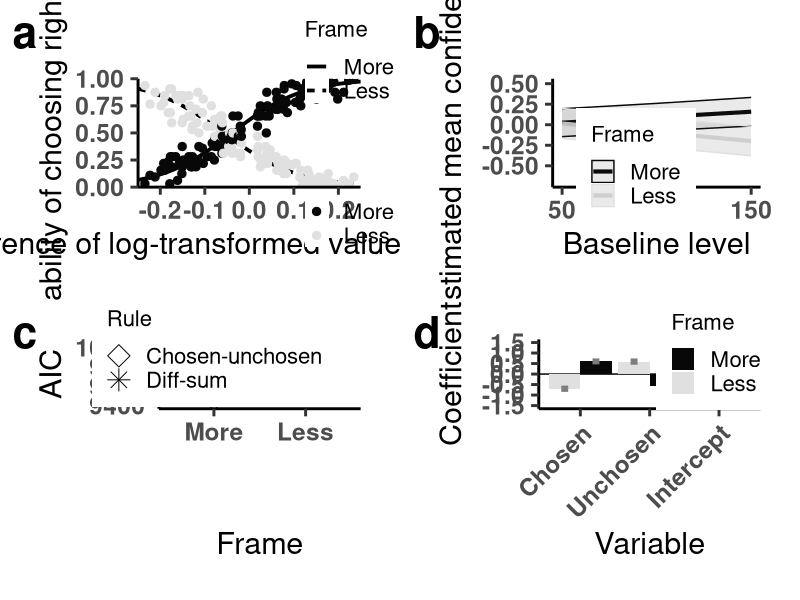
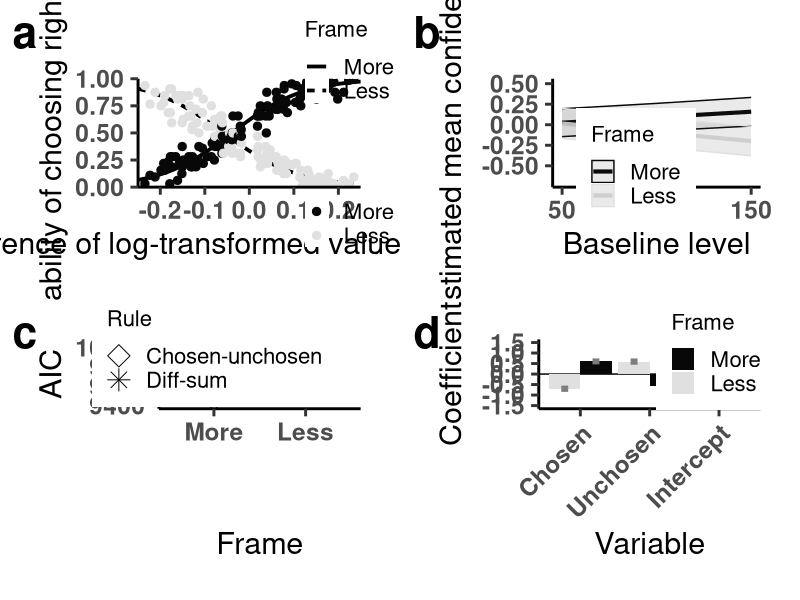
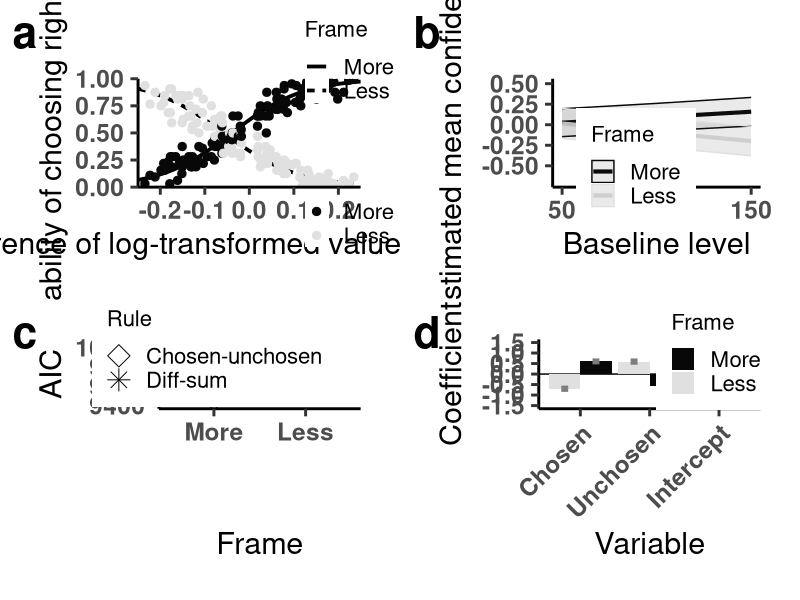

These figures' R source, in order:
# Import library
library(tidyverse)
library(lme4)
library(lmerTest)
library(car)
library(cowplot)
library(ggeffects)

# Import data (variables are standardized)
df <- read.csv("DataPerceptualFramingNotebook.csv", header = TRUE)
df <- mutate(df, LogDiff = log(absDV), LogTot = log(TotVal), 
             ValCh = if_else(ChosenITM == 0, LValue, RValue), 
             ValUnCh = if_else(ChosenITM == 0, RValue, LValue), 
             LogChVal = log(ValCh), LogUnChVal = log(ValUnCh), 
             Corr = if_else((ValCh > ValUnCh & BlockCond == "MORE" | ValCh < ValUnCh & BlockCond == "LESS"), 1, 0))
df <- mutate(df, Baseline = if_else(TotVal <= 110, 0.1, if_else(TotVal <= 176, 0.2, 0.3)))
df$LogDiff <- scale(df$LogDiff)
df$LogTot <- scale(df$LogTot)
df$LogChVal <- scale(df$LogChVal)
df$LogUnChVal <- scale(df$LogUnChVal)
df$Conf <- scale(df$Conf)
df <- mutate(df, id = Part)
df <- mutate(df, DiffRL = RValue - LValue, LogDiffRL = log(RValue) - log(LValue))
df_more <- filter(df, BlockCond == "MORE")
df_less <- filter(df, BlockCond == "LESS")
################################################################################
# Choice probability
fit_choice <- glmer(ChosenITM ~ LogDiffRL * BlockCond + 
                      (LogDiffRL + BlockCond|id), data = df, 
                    family = "binomial", 
                    control = glmerControl(optimizer = "bobyqa"))
summary(fit_choice)
Anova(fit_choice)
coef_choice <- as.data.frame(summary(fit_choice)$coef[-1, ])
p.adjust(coef_choice$Pr, method = "bonferroni")

# Accuracy
fit_corr <- glmer(Corr ~ LogDiff + Baseline + BlockCond + 
                    LogDiff:Baseline + Baseline:BlockCond + BlockCond:LogDiff + 
                    (LogDiff + Baseline + BlockCond|id), data = df, 
                  family = "binomial", 
                  control = glmerControl(optimizer = "bobyqa"))
summary(fit_corr)
Anova(fit_corr)
p.adjust(Anova(fit_corr)$Pr, method = "bonferroni")

# Confidence
fit_conf <- lmer(Conf ~ Baseline * BlockCond + (Baseline + BlockCond|id), 
                 data = df, REML = F, control = lmerControl(optimizer = "bobyqa"))
summary(fit_conf)
Anova(fit_conf)
coef_conf <- as.data.frame(summary(fit_conf)$coef[-1, ])
p.adjust(coef_conf$Pr, method = "bonferroni")

# Model comparison
## More frame
### No random slopes
m1_randi <- lmer(Conf ~ LogDiff + (1|id), data = df_more, REML = F, 
                 control = lmerControl(optimizer = "bobyqa"))
m2_randi <- lmer(Conf ~ LogTot + (1|id), data = df_more, REML = F, 
                 control = lmerControl(optimizer = "bobyqa"))
m3_randi <- lmer(Conf ~ LogDiff + LogTot + (1|id), data = df_more, REML = F, 
                 control = lmerControl(optimizer = "bobyqa"))
m4_randi <- lmer(Conf ~ LogDiff * LogTot + (1|id), data = df_more, REML = F, 
                 control = lmerControl(optimizer = "bobyqa"))
m5_randi <- lmer(Conf ~ LogChVal + (1|id), data = df_more, REML = F, 
                 control = lmerControl(optimizer = "bobyqa"))
m6_randi <- lmer(Conf ~ LogUnChVal + (1|id), data = df_more, REML = F, 
                 control = lmerControl(optimizer = "bobyqa"))
m7_randi <- lmer(Conf ~ LogChVal + LogUnChVal + (1|id), data = df_more, REML = F, 
                 control = lmerControl(optimizer = "bobyqa"))
m8_randi <- lmer(Conf ~ LogChVal * LogUnChVal + (1|id), data = df_more, REML = F, 
                 control = lmerControl(optimizer = "bobyqa"))

### Random slopes
m1_rands <- lmer(Conf ~ LogDiff + (1 + LogDiff|id), data = df_more, REML = F, 
                 control = lmerControl(optimizer = "bobyqa"))
m2_rands <- lmer(Conf ~ LogTot + (1 + LogTot|id), data = df_more, REML = F, 
                 control = lmerControl(optimizer = "bobyqa"))
m3_rands <- lmer(Conf ~ LogDiff + LogTot + (1 + LogDiff + LogTot|id), 
                 data = df_more, REML = F, 
                 control = lmerControl(optimizer = "bobyqa"))
m4_rands <- lmer(Conf ~ LogDiff * LogTot + (1 +  LogDiff + LogTot|id), 
                 data = df_more, REML = F, 
                 control = lmerControl(optimizer = "bobyqa"))
m5_rands <- lmer(Conf ~ LogChVal + (1 + LogChVal|id), data = df_more, REML = F, 
                 control = lmerControl(optimizer = "bobyqa"))
m6_rands <- lmer(Conf ~ LogUnChVal + (1 + LogUnChVal|id), data = df_more, REML = F, 
                 control = lmerControl(optimizer = "bobyqa"))
m7_rands <- lmer(Conf ~ LogChVal + LogUnChVal + (1 + LogChVal + LogUnChVal|id), 
                 data = df_more, REML = F, 
                 control = lmerControl(optimizer = "bobyqa"))
m8_rands <- lmer(Conf ~ LogChVal * LogUnChVal + (1 + LogChVal + LogUnChVal|id), 
                 data = df_more, REML = F, 
                 control = lmerControl(optimizer = "bobyqa"))

### Calculate AIC
AIC_more <- round(AIC(m1_randi, m2_randi, m3_randi, m4_randi, 
                      m5_randi, m6_randi, m7_randi, m8_randi, 
                      m1_rands, m2_rands, m3_rands, m4_rands, 
                      m5_rands, m6_rands, m7_rands, m8_rands), 2)
bestFit_more <- rownames(AIC_more)[which(AIC_more$AIC == min(AIC_more$AIC))]

### Calculate BIC
BIC_more <- round(BIC(m1_randi, m2_randi, m3_randi, m4_randi, 
                      m5_randi, m6_randi, m7_randi, m8_randi, 
                      m1_rands, m2_rands, m3_rands, m4_rands, 
                      m5_rands, m6_rands, m7_rands, m8_rands), 2)
rownames(BIC_more)[which(BIC_more$BIC == min(BIC_more$BIC))]

## Less frame
### No random slopes
l1_randi <- lmer(Conf ~ LogDiff + (1|id), data = df_less, REML = F, 
                 control = lmerControl(optimizer = "bobyqa"))
l2_randi <- lmer(Conf ~ LogTot + (1|id), data = df_less, REML = F, 
                 control = lmerControl(optimizer = "bobyqa"))
l3_randi <- lmer(Conf ~ LogDiff + LogTot + (1|id), data = df_less, REML = F, 
                 control = lmerControl(optimizer = "bobyqa"))
l4_randi <- lmer(Conf ~ LogDiff * LogTot + (1|id), data = df_less, REML = F, 
                 control = lmerControl(optimizer = "bobyqa"))
l5_randi <- lmer(Conf ~ LogChVal + (1|id), data = df_less, REML = F, 
                 control = lmerControl(optimizer = "bobyqa"))
l6_randi <- lmer(Conf ~ LogUnChVal + (1|id), data = df_less, REML = F, 
                 control = lmerControl(optimizer = "bobyqa"))
l7_randi <- lmer(Conf ~ LogChVal + LogUnChVal + (1|id), data = df_less, REML = F, 
                 control = lmerControl(optimizer = "bobyqa"))
l8_randi <- lmer(Conf ~ LogChVal * LogUnChVal + (1|id), data = df_less, REML = F, 
                 control = lmerControl(optimizer = "bobyqa"))

### Random slopes
l1_rands <- lmer(Conf ~ LogDiff + (1 + LogDiff|id), data = df_less, 
                 REML = F, control = lmerControl(optimizer = "bobyqa"))
l2_rands <- lmer(Conf ~ LogTot + (1 + LogTot|id), data = df_less, 
                 REML = F, control = lmerControl(optimizer = "bobyqa"))
l3_rands <- lmer(Conf ~ LogDiff + LogTot + (1 + LogDiff + LogTot|id), 
                 data = df_less, REML = F, 
                 control = lmerControl(optimizer = "bobyqa"))
l4_rands <- lmer(Conf ~ LogDiff * LogTot + (1 +  LogDiff + LogTot|id), 
                 data = df_less, REML = F, 
                 control = lmerControl(optimizer = "bobyqa"))
l5_rands <- lmer(Conf ~ LogChVal + (1 + LogChVal|id), data = df_less, REML = F, 
                 control = lmerControl(optimizer = "bobyqa"))
l6_rands <- lmer(Conf ~ LogUnChVal + (1 + LogUnChVal|id), data = df_less, REML = F, 
                 control = lmerControl(optimizer = "bobyqa"))
l7_rands <- lmer(Conf ~ LogChVal + LogUnChVal + (1 + LogChVal + LogUnChVal|id), 
                 data = df_less, REML = F, 
                 control = lmerControl(optimizer = "bobyqa"))
l8_rands <- lmer(Conf ~ LogChVal * LogUnChVal + (1 + LogChVal + LogUnChVal|id), 
                 data = df_less, REML = F, 
                 control = lmerControl(optimizer = "bobyqa"))

### Calculate AIC
AIC_less <- round(AIC(l1_randi, l2_randi, l3_randi, l4_randi, 
                      l5_randi, l6_randi, l7_randi, l8_randi,
                      l1_rands, l2_rands, l3_rands, l4_rands,
                      l5_rands, l6_rands, l7_rands, l8_rands), 2)
bestFit_less <- rownames(AIC_less)[which(AIC_less$AIC == min(AIC_less$AIC))]

### Calculate BIC
BIC_less <- round(BIC(l1_randi, l2_randi, l3_randi, l4_randi, 
                      l5_randi, l6_randi, l7_randi, l8_randi,
                      l1_rands, l2_rands, l3_rands, l4_rands,
                      l5_rands, l6_rands, l7_rands, l8_rands), 2)
rownames(BIC_less)[which(BIC_less$BIC == min(BIC_less$BIC))]

# Confidence prediction of winning models
## `m7_rands` for more frame and and `l7_rands` for less frame
bestFit_more <- eval(parse(text = bestFit_more))
bestFit_less <- eval(parse(text = bestFit_less))
summary(bestFit_more)
coef_bestFit_more <- as.data.frame(summary(bestFit_more)$coef[-1, ])
p.adjust(coef_bestFit_more$Pr, method = "bonferroni")
summary(bestFit_less)
coef_bestFit_less <- as.data.frame(summary(bestFit_less)$coef[-1, ])
p.adjust(coef_bestFit_less$Pr, method = "bonferroni")
################################################################################
# Plot figures
## Choice probability (Figure S6a)
coef <- summary(fit_choice)$coef[, 1]
choice_pred <- function(x, c){
  return(1 / (1 + exp(-(coef[1] + coef[2] * x + coef[3] * c + coef[4] * x * c))))
}
df_choice_pred <- data.frame(x = runif(10000, -0.4, 0.4), 
                             c = c(rep(1, 5000), rep(0, 5000)))
df_choice_pred <- mutate(df_choice_pred, pred = choice_pred(x, c), 
                         BlockCond = ifelse(c == 0, "More", "Less"))

df %>% 
  mutate(LogDiffRL = round(LogDiffRL, 4)) %>% 
  select(LogDiffRL, ChosenITM, BlockCond) %>% 
  group_by(LogDiffRL, BlockCond) %>% 
  summarise(p = sum(ChosenITM) / n()) %>% 
  as.data.frame() -> df_choice_mean

ggplot(df_choice_pred, aes(x = x, y = pred, group = BlockCond)) + 
  geom_line(aes(linetype = BlockCond), linewidth = 1.3) + 
  geom_point(df_choice_mean, mapping = aes(x = LogDiffRL, y = p, color = BlockCond), size = 2.5) + 
  scale_x_continuous(breaks = seq(-0.2, 0.2, 0.1), limits = c(-0.25, 0.25), 
                     expand = c(0, 0)) + 
  scale_y_continuous(limits = c(0, 1), expand = c(0, 0)) + 
  scale_linetype_discrete(labels = c("More", "Less")) + 
  scale_color_manual(values = c("#080808", "#e0e0e0"), limits = c("MORE", "LESS"), labels = c(MORE = "More", LESS = "Less")) + 
  xlab("Difference of log-transformed values (right - left)") + 
  ylab("Probability of choosing right option") + 
  theme_classic(base_size = 22, base_line_size = 1) + 
  guides(linetype = guide_legend(title = "Frame", order = 1), color = guide_legend(title = "", order = 2), alpha = "none") + 
  theme(legend.position = c(0.95, 0.5), 
        legend.background = element_rect(fill = "transparent"),
        legend.title = element_text(size = 16),
        legend.text = element_text(size = 16), 
        axis.text = element_text(face = "bold"), 
        plot.margin = unit(c(20, 10, 10, 10), "mm")) -> ps5a

## Confidence (Figure S6b)
pred_conf <- ggpredict(fit_conf, terms = c("Baseline", "BlockCond"))
pred_conf$group <- factor(pred_conf$group, levels = c("MORE", "LESS"))
ggplot(pred_conf, aes(x, predicted, color = group)) + 
  geom_line(linewidth = 1.4) + 
  geom_ribbon(aes(ymin = conf.low, ymax = conf.high, color = group), alpha = 0.1) + 
  theme_classic(base_size = 22, base_line_size = 1) + scale_color_grey() +
  xlab("Baseline level") + ylab("Estimated mean confidence") + 
  scale_x_continuous(breaks = c(0.1, 0.2, 0.3), labels = c(50, 100, 150)) + 
  scale_y_continuous(breaks = seq(-0.5, 0.5, 0.25), limits = c(-0.7, 0.5)) + 
  scale_color_manual(values = c("#080808", "#e0e0e0"), labels = c("More", "Less")) + 
  guides(color = guide_legend("Frame")) + 
  theme(legend.position = c(0.4, 0.2), 
        legend.title = element_text(size = 16),
        legend.text = element_text(size = 16), 
        axis.text = element_text(face = "bold"), 
        plot.margin = unit(c(20, 10, 10, 10), "mm")) -> ps5b

## AIC (Figure S6c)
AIC_diff_sum_more <- round(AIC(m1_randi, m2_randi, m3_randi, m4_randi, 
                               m1_rands, m2_rands, m3_rands, m4_rands), 2)
AIC_diff_sum_less <- round(AIC(l1_randi, l2_randi, l3_randi, l4_randi, 
                               l1_rands, l2_rands, l3_rands, l4_rands), 2)
AIC_chosen_unchosen_more <- round(AIC(m5_randi, m6_randi, m7_randi, m8_randi, 
                                      m5_rands, m6_rands, m7_rands, m8_rands), 2)
AIC_chosen_unchosen_less <- round(AIC(l5_randi, l6_randi, l7_randi, l8_randi,
                                      l5_rands, l6_rands, l7_rands, l8_rands), 2)

rbind(AIC_diff_sum_more[which(AIC_diff_sum_more$AIC == min(AIC_diff_sum_more$AIC)), ], 
      AIC_diff_sum_less[which(AIC_diff_sum_less$AIC == min(AIC_diff_sum_less$AIC)), ], 
      AIC_chosen_unchosen_more[which(AIC_chosen_unchosen_more$AIC == min(AIC_chosen_unchosen_more$AIC)), ], 
      AIC_chosen_unchosen_less[which(AIC_chosen_unchosen_less$AIC == min(AIC_chosen_unchosen_less$AIC)), ]) %>% 
  mutate(frame = rep(c("more", "less"), 2), 
         rule = c(rep("ds", 2), rep("ch", 2))) %>% 
  ggplot(aes(x = frame, y = AIC)) + 
  geom_point(aes(shape = rule), size = 5) + 
  scale_x_discrete(limits = c("more", "less"), labels = c(more = "More", less = "Less")) + 
  scale_y_continuous(breaks = seq(9400, 10000, 200), limits = c(9400, 10050)) + 
  scale_shape_manual(values = c(5, 8), labels = c(ch = "Chosen-unchosen", ds = "Diff-sum")) + 
  guides(shape = guide_legend(title = "Rule")) + 
  xlab("Frame") + ylab("AIC") + 
  theme_classic(base_size = 22, base_line_size = 1) + 
  theme(axis.text = element_text(face = "bold"), 
        legend.position = c(0.3, 0.85),
        legend.title = element_text(size = 16),
        legend.text = element_text(size = 16),
        plot.margin = unit(c(10, 10, 10, 10), "mm")) -> ps5c

## Hierarchical linear regressions (Figure S6d)
data.frame(Coefficient = c(summary(bestFit_more)$coef[1:3, 1], 
                           summary(bestFit_less)$coef[1:3, 1]), 
           SEM = c(summary(bestFit_more)$coef[1:3, 2], 
                   summary(bestFit_less)$coef[1:3, 2])) %>% 
  mutate(Variable = rep(c("Intercept", "Chosen", "Unchosen"), 2), 
         Condition = c(rep("MORE", 3), rep("LESS", 3))) %>% 
  ggplot(aes(x = Variable, y = Coefficient, fill = Condition)) + 
  geom_hline(yintercept = 0) + 
  geom_bar(stat = "identity", position = "dodge") + 
  geom_errorbar(aes(ymin = Coefficient - SEM, ymax = Coefficient + SEM), 
                linewidth = 1.1, width = 0.2, position = position_dodge(0.9), 
                color = "#7d7d7d") + 
  scale_x_discrete(limit = c("Chosen", "Unchosen", "Intercept")) + 
  scale_y_continuous(breaks = seq(-1.5, 1.5, 0.5), limits =  c(-1.5, 1.5)) + 
  scale_fill_manual(values = c("#080808", "#e0e0e0"), 
                    limits = c("MORE", "LESS"), 
                    labels = c(MORE = "More", LESS = "Less")) + 
  theme_classic(base_size = 22, base_line_size = 1) + 
  guides(fill = guide_legend(title = "Frame")) + 
  theme(axis.text.x = element_text(angle = 45, hjust = 1), 
        axis.text = element_text(face = "bold"),
        legend.position = c(0.8, 0.8),
        legend.title = element_text(size = 16),
        legend.text = element_text(size = 16),
        plot.margin = unit(c(10, 10, 10, 10), "mm")) -> ps5d

## Aggregate multiple plots (Figure S6)
plot_grid(plot_grid(ps5a, ps5b, labels = c("a", "b"), label_size = 32), 
          plot_grid(ps5c, ps5d, align = "h", labels = c("c", "d"), label_size = 32), nrow = 2)
ggsave("FigureS6.png", width = 1440, height = 1200, units = "px", scale = 3.2)
ggsave("FigureS6.pdf", width = 1440, height = 1200, units = "px", scale = 3.2)
